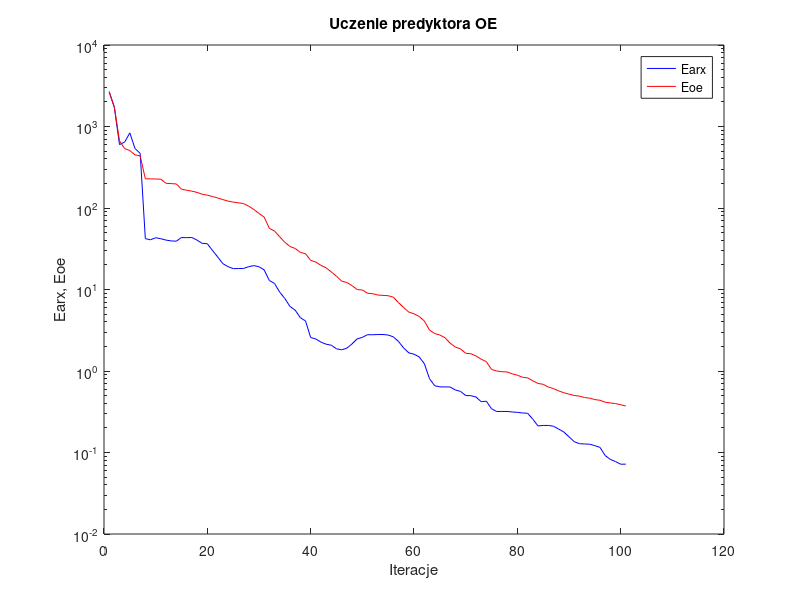
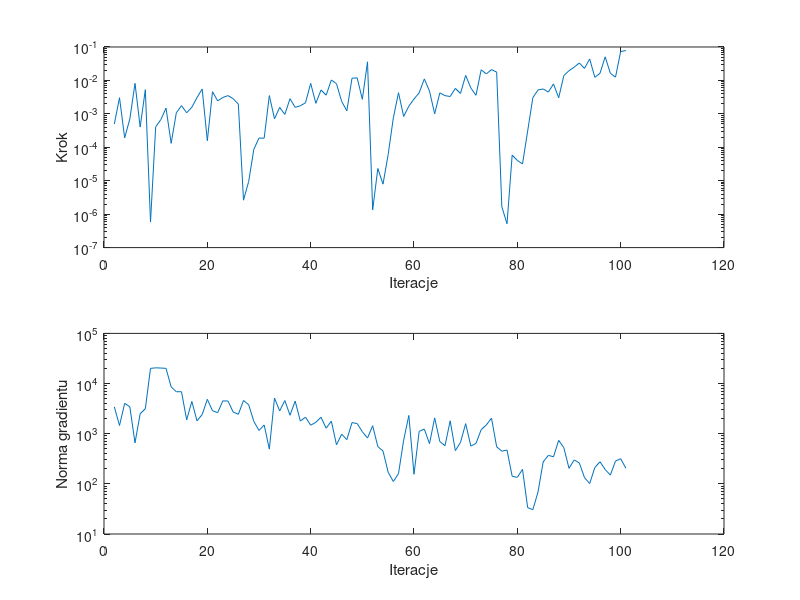

Reproduce these figures in MATLAB, in order.
%uczenie predyktora oe
clear all;
n=0; farx(n+1)=2.655708e+003; foe(n+1)=2.679512e+003; wspucz(n+1)=0.000000e+000; ng(n+1)=0.000000e+000;
%odnowa zmiennej metryki
n=1; farx(n+1)=1.711604e+003; foe(n+1)=1.745536e+003; krok(n+1)=4.981850e-004; ng(n+1)=3.422117e+003;
n=2; farx(n+1)=5.997364e+002; foe(n+1)=6.663921e+002; krok(n+1)=3.036370e-003; ng(n+1)=1.455221e+003;
n=3; farx(n+1)=6.445499e+002; foe(n+1)=5.360629e+002; krok(n+1)=1.915864e-004; ng(n+1)=4.039308e+003;
n=4; farx(n+1)=8.342084e+002; foe(n+1)=5.061417e+002; krok(n+1)=7.068748e-004; ng(n+1)=3.441046e+003;
n=5; farx(n+1)=5.372096e+002; foe(n+1)=4.487395e+002; krok(n+1)=8.184069e-003; ng(n+1)=6.558776e+002;
n=6; farx(n+1)=4.680808e+002; foe(n+1)=4.362735e+002; krok(n+1)=4.035733e-004; ng(n+1)=2.500183e+003;
n=7; farx(n+1)=4.204175e+001; foe(n+1)=2.282719e+002; krok(n+1)=5.282995e-003; ng(n+1)=3.154931e+003;
n=8; farx(n+1)=4.075228e+001; foe(n+1)=2.278036e+002; krok(n+1)=5.806443e-007; ng(n+1)=2.004880e+004;
n=9; farx(n+1)=4.314440e+001; foe(n+1)=2.270195e+002; krok(n+1)=4.079127e-004; ng(n+1)=2.057411e+004;
n=10; farx(n+1)=4.198556e+001; foe(n+1)=2.256647e+002; krok(n+1)=6.731903e-004; ng(n+1)=2.037554e+004;
n=11; farx(n+1)=4.039224e+001; foe(n+1)=2.010410e+002; krok(n+1)=1.486749e-003; ng(n+1)=2.009631e+004;
n=12; farx(n+1)=3.945071e+001; foe(n+1)=1.993393e+002; krok(n+1)=1.314970e-004; ng(n+1)=8.573338e+003;
n=13; farx(n+1)=3.916625e+001; foe(n+1)=1.971283e+002; krok(n+1)=1.078226e-003; ng(n+1)=6.867546e+003;
n=14; farx(n+1)=4.345498e+001; foe(n+1)=1.702118e+002; krok(n+1)=1.758026e-003; ng(n+1)=6.869813e+003;
n=15; farx(n+1)=4.325489e+001; foe(n+1)=1.651913e+002; krok(n+1)=1.078226e-003; ng(n+1)=1.887327e+003;
n=16; farx(n+1)=4.345556e+001; foe(n+1)=1.610317e+002; krok(n+1)=1.573435e-003; ng(n+1)=4.401862e+003;
n=17; farx(n+1)=4.035960e+001; foe(n+1)=1.554859e+002; krok(n+1)=3.059399e-003; ng(n+1)=1.802421e+003;
n=18; farx(n+1)=3.684758e+001; foe(n+1)=1.476694e+002; krok(n+1)=5.557598e-003; ng(n+1)=2.410909e+003;
n=19; farx(n+1)=3.643850e+001; foe(n+1)=1.435607e+002; krok(n+1)=1.573799e-004; ng(n+1)=4.851540e+003;
n=20; farx(n+1)=3.007053e+001; foe(n+1)=1.384675e+002; krok(n+1)=4.606611e-003; ng(n+1)=2.869812e+003;
n=21; farx(n+1)=2.513003e+001; foe(n+1)=1.327900e+002; krok(n+1)=2.444561e-003; ng(n+1)=2.629105e+003;
n=22; farx(n+1)=2.076044e+001; foe(n+1)=1.267995e+002; krok(n+1)=3.096185e-003; ng(n+1)=4.518305e+003;
n=23; farx(n+1)=1.910009e+001; foe(n+1)=1.215156e+002; krok(n+1)=3.514634e-003; ng(n+1)=4.478356e+003;
n=24; farx(n+1)=1.802730e+001; foe(n+1)=1.181650e+002; krok(n+1)=2.841023e-003; ng(n+1)=2.701985e+003;
n=25; farx(n+1)=1.808955e+001; foe(n+1)=1.158808e+002; krok(n+1)=1.958383e-003; ng(n+1)=2.438673e+003;
%odnowa zmiennej metryki
n=26; farx(n+1)=1.811832e+001; foe(n+1)=1.133458e+002; krok(n+1)=2.621559e-006; ng(n+1)=4.590054e+003;
n=27; farx(n+1)=1.904458e+001; foe(n+1)=1.054339e+002; krok(n+1)=9.479621e-006; ng(n+1)=3.784401e+003;
n=28; farx(n+1)=1.964679e+001; foe(n+1)=9.579370e+001; krok(n+1)=8.683747e-005; ng(n+1)=1.759261e+003;
n=29; farx(n+1)=1.901627e+001; foe(n+1)=8.570188e+001; krok(n+1)=1.891762e-004; ng(n+1)=1.160041e+003;
n=30; farx(n+1)=1.739873e+001; foe(n+1)=7.739212e+001; krok(n+1)=1.874208e-004; ng(n+1)=1.491299e+003;
n=31; farx(n+1)=1.289681e+001; foe(n+1)=5.633373e+001; krok(n+1)=3.516052e-003; ng(n+1)=4.918356e+002;
n=32; farx(n+1)=1.187461e+001; foe(n+1)=5.214671e+001; krok(n+1)=7.101242e-004; ng(n+1)=5.139726e+003;
n=33; farx(n+1)=9.297848e+000; foe(n+1)=4.437735e+001; krok(n+1)=1.564230e-003; ng(n+1)=2.844647e+003;
n=34; farx(n+1)=7.757235e+000; foe(n+1)=3.796210e+001; krok(n+1)=9.589643e-004; ng(n+1)=4.585603e+003;
n=35; farx(n+1)=6.189281e+000; foe(n+1)=3.367323e+001; krok(n+1)=2.840497e-003; ng(n+1)=2.333840e+003;
n=36; farx(n+1)=5.579610e+000; foe(n+1)=3.186710e+001; krok(n+1)=1.564230e-003; ng(n+1)=4.465083e+003;
n=37; farx(n+1)=4.512329e+000; foe(n+1)=2.855889e+001; krok(n+1)=1.742666e-003; ng(n+1)=1.781849e+003;
n=38; farx(n+1)=4.112177e+000; foe(n+1)=2.747910e+001; krok(n+1)=2.144917e-003; ng(n+1)=2.137040e+003;
n=39; farx(n+1)=2.578870e+000; foe(n+1)=2.282131e+001; krok(n+1)=8.166461e-003; ng(n+1)=1.476210e+003;
n=40; farx(n+1)=2.470426e+000; foe(n+1)=2.168782e+001; krok(n+1)=2.063134e-003; ng(n+1)=1.687098e+003;
n=41; farx(n+1)=2.260550e+000; foe(n+1)=1.977441e+001; krok(n+1)=5.173682e-003; ng(n+1)=2.128825e+003;
n=42; farx(n+1)=2.131675e+000; foe(n+1)=1.843553e+001; krok(n+1)=3.621201e-003; ng(n+1)=1.288081e+003;
n=43; farx(n+1)=2.071741e+000; foe(n+1)=1.639790e+001; krok(n+1)=1.033570e-002; ng(n+1)=1.783664e+003;
n=44; farx(n+1)=1.871314e+000; foe(n+1)=1.454238e+001; krok(n+1)=7.931784e-003; ng(n+1)=6.002950e+002;
n=45; farx(n+1)=1.820491e+000; foe(n+1)=1.266944e+001; krok(n+1)=2.359135e-003; ng(n+1)=9.781166e+002;
n=46; farx(n+1)=1.905593e+000; foe(n+1)=1.218257e+001; krok(n+1)=1.231621e-003; ng(n+1)=7.615144e+002;
n=47; farx(n+1)=2.149438e+000; foe(n+1)=1.117160e+001; krok(n+1)=1.165911e-002; ng(n+1)=1.666602e+003;
n=48; farx(n+1)=2.477961e+000; foe(n+1)=9.980574e+000; krok(n+1)=1.193441e-002; ng(n+1)=1.591477e+003;
n=49; farx(n+1)=2.587421e+000; foe(n+1)=9.870512e+000; krok(n+1)=2.722891e-003; ng(n+1)=1.095138e+003;
n=50; farx(n+1)=2.789327e+000; foe(n+1)=8.998938e+000; krok(n+1)=3.598781e-002; ng(n+1)=8.173348e+002;
%odnowa zmiennej metryki
n=51; farx(n+1)=2.785582e+000; foe(n+1)=8.875856e+000; krok(n+1)=1.343288e-006; ng(n+1)=1.440462e+003;
n=52; farx(n+1)=2.802438e+000; foe(n+1)=8.557026e+000; krok(n+1)=2.322634e-005; ng(n+1)=5.540234e+002;
n=53; farx(n+1)=2.803629e+000; foe(n+1)=8.465617e+000; krok(n+1)=7.901973e-006; ng(n+1)=4.513723e+002;
n=54; farx(n+1)=2.761621e+000; foe(n+1)=8.395356e+000; krok(n+1)=6.079792e-005; ng(n+1)=1.701734e+002;
n=55; farx(n+1)=2.625501e+000; foe(n+1)=8.045939e+000; krok(n+1)=7.590926e-004; ng(n+1)=1.112651e+002;
n=56; farx(n+1)=2.304574e+000; foe(n+1)=6.908553e+000; krok(n+1)=4.290347e-003; ng(n+1)=1.598746e+002;
n=57; farx(n+1)=1.913630e+000; foe(n+1)=5.998376e+000; krok(n+1)=8.336543e-004; ng(n+1)=7.443105e+002;
n=58; farx(n+1)=1.668316e+000; foe(n+1)=5.276342e+000; krok(n+1)=1.700059e-003; ng(n+1)=2.310910e+003;
n=59; farx(n+1)=1.607735e+000; foe(n+1)=5.039345e+000; krok(n+1)=2.778799e-003; ng(n+1)=1.552019e+002;
n=60; farx(n+1)=1.490224e+000; foe(n+1)=4.669275e+000; krok(n+1)=4.266621e-003; ng(n+1)=1.115796e+003;
n=61; farx(n+1)=1.230818e+000; foe(n+1)=4.108405e+000; krok(n+1)=1.109636e-002; ng(n+1)=1.232045e+003;
n=62; farx(n+1)=8.055025e-001; foe(n+1)=3.179212e+000; krok(n+1)=4.795168e-003; ng(n+1)=6.333507e+002;
n=63; farx(n+1)=6.596236e-001; foe(n+1)=2.881620e+000; krok(n+1)=1.002892e-003; ng(n+1)=2.067033e+003;
n=64; farx(n+1)=6.390613e-001; foe(n+1)=2.763828e+000; krok(n+1)=4.247228e-003; ng(n+1)=6.960449e+002;
n=65; farx(n+1)=6.375912e-001; foe(n+1)=2.561896e+000; krok(n+1)=3.503934e-003; ng(n+1)=5.757118e+002;
n=66; farx(n+1)=6.365305e-001; foe(n+1)=2.190846e+000; krok(n+1)=3.303815e-003; ng(n+1)=1.805770e+003;
n=67; farx(n+1)=5.847187e-001; foe(n+1)=1.968891e+000; krok(n+1)=5.770731e-003; ng(n+1)=4.591254e+002;
n=68; farx(n+1)=5.624304e-001; foe(n+1)=1.867363e+000; krok(n+1)=4.080593e-003; ng(n+1)=6.708412e+002;
n=69; farx(n+1)=5.003937e-001; foe(n+1)=1.652597e+000; krok(n+1)=1.417782e-002; ng(n+1)=1.585838e+003;
n=70; farx(n+1)=4.983276e-001; foe(n+1)=1.626913e+000; krok(n+1)=5.945944e-003; ng(n+1)=5.664480e+002;
n=71; farx(n+1)=4.793493e-001; foe(n+1)=1.530126e+000; krok(n+1)=3.595838e-003; ng(n+1)=6.416512e+002;
n=72; farx(n+1)=4.201263e-001; foe(n+1)=1.396641e+000; krok(n+1)=2.085765e-002; ng(n+1)=1.202813e+003;
n=73; farx(n+1)=4.259750e-001; foe(n+1)=1.301563e+000; krok(n+1)=1.563153e-002; ng(n+1)=1.495016e+003;
n=74; farx(n+1)=3.444011e-001; foe(n+1)=1.045020e+000; krok(n+1)=2.107682e-002; ng(n+1)=2.040448e+003;
n=75; farx(n+1)=3.183385e-001; foe(n+1)=1.001705e+000; krok(n+1)=1.775074e-002; ng(n+1)=5.472652e+002;
%odnowa zmiennej metryki
n=76; farx(n+1)=3.189023e-001; foe(n+1)=9.802754e-001; krok(n+1)=1.661570e-006; ng(n+1)=4.477003e+002;
n=77; farx(n+1)=3.189617e-001; foe(n+1)=9.744433e-001; krok(n+1)=5.168497e-007; ng(n+1)=4.722146e+002;
n=78; farx(n+1)=3.144219e-001; foe(n+1)=9.232790e-001; krok(n+1)=5.823171e-005; ng(n+1)=1.418174e+002;
n=79; farx(n+1)=3.108183e-001; foe(n+1)=8.882653e-001; krok(n+1)=4.037383e-005; ng(n+1)=1.347719e+002;
n=80; farx(n+1)=3.056679e-001; foe(n+1)=8.383754e-001; krok(n+1)=3.176034e-005; ng(n+1)=1.951087e+002;
n=81; farx(n+1)=3.025967e-001; foe(n+1)=8.230196e-001; krok(n+1)=3.071657e-004; ng(n+1)=3.355907e+001;
n=82; farx(n+1)=2.562202e-001; foe(n+1)=7.579094e-001; krok(n+1)=3.050294e-003; ng(n+1)=3.057251e+001;
n=83; farx(n+1)=2.118495e-001; foe(n+1)=7.038194e-001; krok(n+1)=5.173682e-003; ng(n+1)=6.859451e+001;
n=84; farx(n+1)=2.148102e-001; foe(n+1)=6.866491e-001; krok(n+1)=5.557598e-003; ng(n+1)=2.733646e+002;
n=85; farx(n+1)=2.148042e-001; foe(n+1)=6.358184e-001; krok(n+1)=4.494346e-003; ng(n+1)=3.698233e+002;
n=86; farx(n+1)=2.098495e-001; foe(n+1)=6.082620e-001; krok(n+1)=7.876901e-003; ng(n+1)=3.467095e+002;
n=87; farx(n+1)=1.937927e-001; foe(n+1)=5.692779e-001; krok(n+1)=3.021288e-003; ng(n+1)=7.371535e+002;
n=88; farx(n+1)=1.783791e-001; foe(n+1)=5.412095e-001; krok(n+1)=1.392711e-002; ng(n+1)=5.261222e+002;
n=89; farx(n+1)=1.558539e-001; foe(n+1)=5.200353e-001; krok(n+1)=1.949868e-002; ng(n+1)=2.039963e+002;
n=90; farx(n+1)=1.358804e-001; foe(n+1)=5.010108e-001; krok(n+1)=2.490870e-002; ng(n+1)=3.001415e+002;
n=91; farx(n+1)=1.282728e-001; foe(n+1)=4.913255e-001; krok(n+1)=3.323730e-002; ng(n+1)=2.613235e+002;
n=92; farx(n+1)=1.273147e-001; foe(n+1)=4.728120e-001; krok(n+1)=2.284436e-002; ng(n+1)=1.331950e+002;
n=93; farx(n+1)=1.264528e-001; foe(n+1)=4.644438e-001; krok(n+1)=4.382471e-002; ng(n+1)=1.013752e+002;
n=94; farx(n+1)=1.213390e-001; foe(n+1)=4.458483e-001; krok(n+1)=1.238474e-002; ng(n+1)=2.118588e+002;
n=95; farx(n+1)=1.155987e-001; foe(n+1)=4.374422e-001; krok(n+1)=1.633292e-002; ng(n+1)=2.758459e+002;
n=96; farx(n+1)=9.176056e-002; foe(n+1)=4.141777e-001; krok(n+1)=5.082412e-002; ng(n+1)=1.932592e+002;
n=97; farx(n+1)=8.229214e-002; foe(n+1)=4.056687e-001; krok(n+1)=1.640862e-002; ng(n+1)=1.491445e+002;
n=98; farx(n+1)=7.748555e-002; foe(n+1)=3.983251e-001; krok(n+1)=1.251384e-002; ng(n+1)=2.852075e+002;
n=99; farx(n+1)=7.180335e-002; foe(n+1)=3.855013e-001; krok(n+1)=7.301859e-002; ng(n+1)=3.170414e+002;
n=100; farx(n+1)=7.197688e-002; foe(n+1)=3.717503e-001; krok(n+1)=7.835091e-002; ng(n+1)=2.051770e+002;

figure; semilogy(farx,'b'); hold on; semilogy(foe,'r'); xlabel('Iteracje'); ylabel('Earx, Eoe'); legend('Earx','Eoe'); title('Uczenie predyktora OE');
figure; subplot(2,1,1); semilogy(krok); xlabel('Iteracje'); ylabel('Krok');
subplot(2,1,2); semilogy(ng); xlabel('Iteracje'); ylabel('Norma gradientu');
Earx=farx(n+1)
Eoe=foe(n+1)
